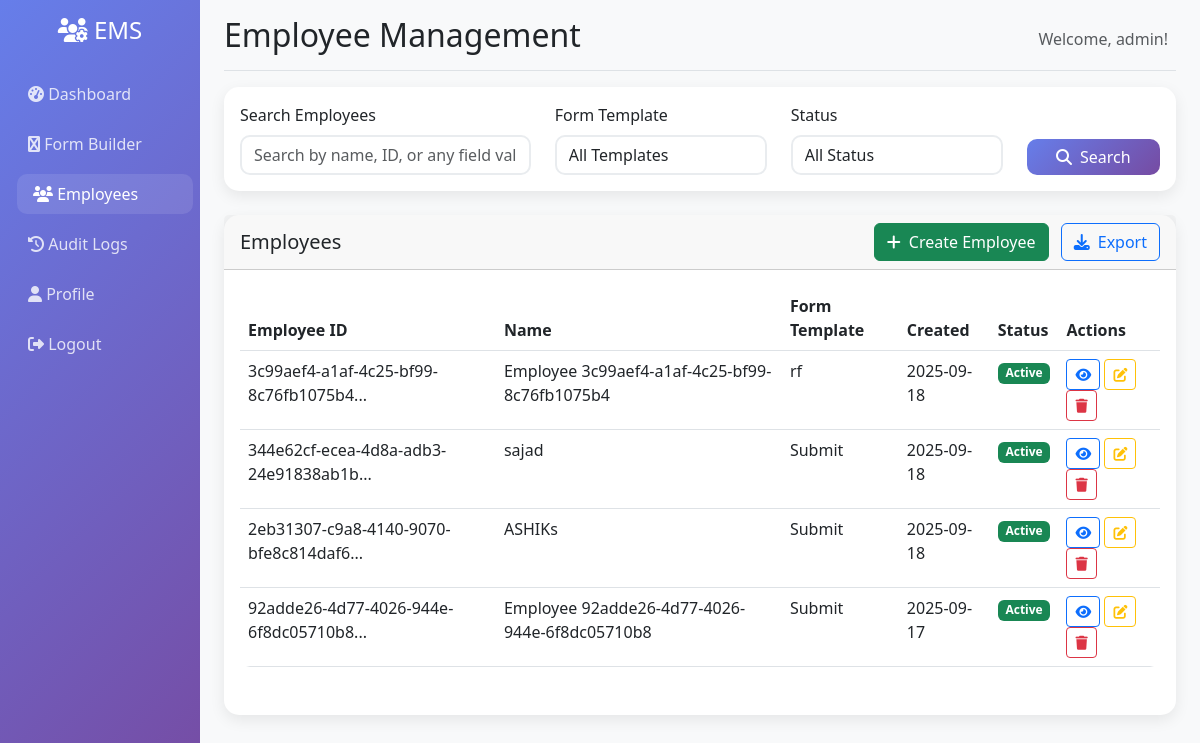
Screenshot of /employees/ (signed in) with the database file from the repository.
### api/models.py (models this page shows, shortened)
class Employee(models.Model):
    employee_id = models.UUIDField(default=uuid.uuid4, unique=True, editable=False)
    form_template = models.ForeignKey(FormTemplate, on_delete=models.CASCADE, related_name='employees')
    created_by = models.ForeignKey(User, on_delete=models.CASCADE, related_name='created_employees', null=True, blank=True)
    username = models.CharField(max_length=150, unique=True, blank=True, null=True)
    password = models.CharField(max_length=128, blank=True, null=True)  # Will store hashed password
    is_employee_active = models.BooleanField(default=True)
    last_login = models.DateTimeField(blank=True, null=True)
    created_at = models.DateTimeField(auto_now_add=True)
    updated_at = models.DateTimeField(auto_now=True)
    is_active = models.BooleanField(default=True)
    class Meta:
        ordering = ['-created_at']
    @property
    def employee_name(self):
        name_field = self.field_values.filter(field__field_name__icontains='name').first()
        if name_field:
            return name_field.value
        return f"Employee {self.employee_id}"

class FormTemplate(models.Model):
    FIELD_TYPES = [
        ('text', 'Text'),
        ('number', 'Number'),
        ('email', 'Email'),
        ('date', 'Date'),
        ('password', 'Password'),
        ('textarea', 'Text Area'),
        ('select', 'Select'),
        ('checkbox', 'Checkbox'),
        ('radio', 'Radio'),
        ('file', 'File Upload'),
    ]
    name = models.CharField(max_length=100)
    description = models.TextField(blank=True, null=True)
    created_by = models.ForeignKey(User, on_delete=models.CASCADE, related_name='form_templates')
    created_at = models.DateTimeField(auto_now_add=True)
    updated_at = models.DateTimeField(auto_now=True)
    is_active = models.BooleanField(default=True)
    class Meta:
        ordering = ['-created_at']

class EmployeeFieldValue(models.Model):
    employee = models.ForeignKey(Employee, on_delete=models.CASCADE, related_name='field_values')
    field = models.ForeignKey(FormField, on_delete=models.CASCADE, related_name='employee_values')
    value = models.TextField(blank=True, null=True)
    file_value = models.FileField(upload_to='employee_files/', blank=True, null=True)
    created_at = models.DateTimeField(auto_now_add=True)
    updated_at = models.DateTimeField(auto_now=True)
    class Meta:
        unique_together = ['employee', 'field']

### dashboard/views.py (the view)
# urls.py: path('employees/', views.employee_management, name='employee_management'),
@login_required
def employee_management(request):
    q = request.GET.get('search')
    form_template_id = request.GET.get('form_template')
    is_active = request.GET.get('is_active')
    employees = Employee.objects.all().select_related('form_template').prefetch_related('field_values')
    if q:
        employees = employees.filter(
            Q(field_values__value__icontains=q) |
            Q(employee_id__icontains=q)
        ).distinct()
    if form_template_id:
        employees = employees.filter(form_template_id=form_template_id)
    if is_active in ['true', 'false']:
        employees = employees.filter(is_active=(is_active == 'true'))
    employees = employees.order_by('-created_at')[:50]
    form_templates = FormTemplate.objects.order_by('name')
    return render(request, 'dashboard/employee_management.html', {
        'employees': employees,
        'form_templates': form_templates,
        'filters': {
            'search': q or '',
            'form_template': form_template_id or '',
            'is_active': is_active or ''
        }
    })

### dashboard/templates/dashboard/employee_management.html (shortened to what this page needs)
{% extends 'dashboard/base.html' %}
{% block page_title %}Employee Management{% endblock %}
{% block content %}
<div class="row mb-4">
    <div class="col-12">
        <div class="card">
            <div class="card-body">
                <form method="get">
                <div class="row">
                    <div class="col-md-4">
                        <label for="searchInput" class="form-label">Search Employees</label>
                        <input type="text" class="form-control" id="searchInput" name="search" value="{{ filters.search|default:'' }}" placeholder="Search by name, ID, or any field value">
                    </div>
                    <div class="col-md-3">
                        <label for="templateFilter" class="form-label">Form Template</label>
                        <select class="form-control" id="templateFilter" name="form_template">
                            <option value="">All Templates</option>
                        </select>
                    </div>
                    <div class="col-md-3">
                        <label for="statusFilter" class="form-label">Status</label>
                        <select class="form-control" id="statusFilter" name="is_active">
                            <option value="">All Status</option>
                        </select>
                    </div>
                    <div class="col-md-2 d-flex align-items-end">
                        <button type="submit" class="btn btn-primary w-100">
                            <i class="fas fa-search me-2"></i>Search
                        </button>
                    </div>
                </div>
                </form>
            </div>
        </div>
    </div>
</div>
<div class="row">
    <div class="col-12">
        <div class="card">
            <div class="card-header d-flex justify-content-between align-items-center">
                <h5 class="mb-0">Employees</h5>
                <div>
                    <a href="{% url 'employee_create' %}" class="btn btn-success me-2">
                        <i class="fas fa-plus me-2"></i>Create Employee
                    </a>
                    <a href="{% url 'employee_export' %}?search={{ filters.search|urlencode }}&form_template={{ filters.form_template|urlencode }}&is_active={{ filters.is_active|urlencode }}" class="btn btn-outline-primary">
                        <i class="fas fa-download me-2"></i>Export
                    </a>
                </div>
            </div>
            <div class="card-body">
                <div class="table-responsive">
                    <table class="table table-hover">
                        <thead>
                            <tr>
                                <th>Employee ID</th>
                                <th>Name</th>
                                <th>Form Template</th>
                                <th>Created</th>
                                <th>Status</th>
                                <th>Actions</th>
                            </tr>
                        </thead>
                        <tbody id="employeesTable">
                            {% if employees %}
                                {% for e in employees %}
                                <tr>
                                    <td>{{ e.employee_id|slice:":8" }}...</td>
                                    <td>{{ e.employee_name }}</td>
                                    <td>{{ e.form_template.name }}</td>
                                    <td>{{ e.created_at|date:'Y-m-d' }}</td>
                                    <td>
                                        <span class="badge {% if e.is_active %}bg-success{% else %}bg-secondary{% endif %}">
                                            {% if e.is_active %}Active{% else %}Inactive{% endif %}
                                        </span>
                                    </td>
                                    <td>
                                        <a class="btn btn-sm btn-outline-primary" href="{% url 'employee_detail' e.id %}" title="View">
                                            <i class="fas fa-eye"></i>
                                        </a>
                                        <a class="btn btn-sm btn-outline-warning" href="{% url 'employee_edit' e.id %}" title="Edit">
                                            <i class="fas fa-edit"></i>
                                        </a>
                                        <form method="post" action="{% url 'employee_detail' e.id %}" class="d-inline" onsubmit="return confirm('Delete this employee?');">
                                            <button type="submit" class="btn btn-sm btn-outline-danger" title="Delete">
                                                <i class="fas fa-trash"></i>
                                            </button>
                                        </form>
                                    </td>
                                </tr>
                                {% endfor %}
                            {% else %}
                                <tr>
                                    <td colspan="6" class="text-center">No employees found</td>
                            </tr>
                            {% endif %}
                        </tbody>
                    </table>
                </div>
            </div>
        </div>
    </div>
</div>
{% endblock %}

### dashboard/templates/dashboard/base.html (shortened to what this page needs)
<!DOCTYPE html>
<html lang="en">
<head>
    <link href="https://cdn.jsdelivr.net/npm/bootstrap@5.3.0/dist/css/bootstrap.min.css" rel="stylesheet">
    <link href="https://cdnjs.cloudflare.com/ajax/libs/font-awesome/6.4.0/css/all.min.css" rel="stylesheet">
</head>
<body>
    <div class="container-fluid">
        <div class="row">
            {% if user.is_authenticated %}
            <nav class="col-md-3 col-lg-2 d-md-block sidebar collapse">
                <div class="position-sticky pt-3">
                    <div class="text-center mb-4">
                        <h4 class="text-white">
                            <i class="fas fa-users-cog"></i> EMS
                        </h4>
                    </div>
                    <ul class="nav flex-column">
                        <li class="nav-item">
                            <a class="nav-link {% if request.resolver_match.url_name == 'dashboard' %}active{% endif %}" href="{% url 'dashboard' %}">
                                <i class="fas fa-tachometer-alt"></i> Dashboard
                            </a>
                        </li>
                        <li class="nav-item">
                            <a class="nav-link {% if request.resolver_match.url_name == 'form_builder' %}active{% endif %}" href="{% url 'form_builder' %}">
                                <i class="fas fa-wpforms"></i> Form Builder
                            </a>
                        </li>
                        <li class="nav-item">
                            <a class="nav-link {% if 'employee' in request.resolver_match.url_name %}active{% endif %}" href="{% url 'employee_management' %}">
                                <i class="fas fa-users"></i> Employees
                            </a>
                        </li>
                        <li class="nav-item">
                            <a class="nav-link {% if request.resolver_match.url_name == 'audit_logs' %}active{% endif %}" href="{% url 'audit_logs' %}">
                                <i class="fas fa-history"></i> Audit Logs
                            </a>
                        </li>
                        <li class="nav-item">
                            <a class="nav-link {% if request.resolver_match.url_name == 'profile' %}active{% endif %}" href="{% url 'profile' %}">
                                <i class="fas fa-user"></i> Profile
                            </a>
                        </li>
                        <li class="nav-item">
                            <a class="nav-link" href="#" onclick="logout()">
                                <i class="fas fa-sign-out-alt"></i> Logout
                            </a>
                        </li>
                    </ul>
                </div>
            </nav>
            {% endif %}
            <main class="{% if user.is_authenticated %}col-md-9 ms-sm-auto col-lg-10 px-md-4{% else %}col-12{% endif %} main-content">
                {% if user.is_authenticated %}
                <div class="d-flex justify-content-between flex-wrap flex-md-nowrap align-items-center pt-3 pb-2 mb-3 border-bottom">
                    <h1 class="h2">{% block page_title %}Dashboard{% endblock %}</h1>
                    <div class="btn-toolbar mb-2 mb-md-0">
                        <div class="btn-group me-2">
                            <span class="text-muted">Welcome, {{ user.username }}!</span>
                        </div>
                    </div>
                </div>
                {% endif %}
                {% block content %}{% endblock %}
            </main>
        </div>
    </div>
</body>
</html>

### dashboard/templates/dashboard/base.html (style rules this page uses)
.sidebar { min-height: 100vh; background: linear-gradient(135deg, #667eea 0%, #764ba2 100%); }
.sidebar .nav-link { color: rgba(255, 255, 255, 0.8); border-radius: 10px; margin: 5px 0; transition: all 0.3s ease; }
.sidebar .nav-link:hover, .sidebar .nav-link.active { color: white; background: rgba(255, 255, 255, 0.1); transform: translateX(5px); }
.main-content { background-color: #f8f9fa; min-height: 100vh; }
.card { border: none; border-radius: 15px; box-shadow: 0 5px 15px rgba(0, 0, 0, 0.08); transition: transform 0.3s ease; }
.btn-primary { background: linear-gradient(135deg, #667eea 0%, #764ba2 100%); border: none; border-radius: 10px; }
.form-control { border-radius: 10px; border: 2px solid #e9ecef; transition: border-color 0.3s ease; }
.table { border-radius: 10px; overflow: hidden; }

### rows the page displays
Employee: employee_id "3c99aef4-a1af-4c25-bf99-8c76fb1075b4", employee_name "Employee 3c99aef4-a1af-4c25-bf99-8c76fb1075b4", form_template.name "rf", created_at "2025-09-18", is_active "Active"
Employee: employee_id "344e62cf-ecea-4d8a-adb3-24e91838ab1b", employee_name "sajad", form_template.name "Submit", created_at "2025-09-18", is_active "Active"
Employee: employee_id "2eb31307-c9a8-4140-9070-bfe8c814daf6", employee_name "ASHIKs", form_template.name "Submit", created_at "2025-09-18", is_active "Active"
Employee: employee_id "92adde26-4d77-4026-944e-6f8dc05710b8", employee_name "Employee 92adde26-4d77-4026-944e-6f8dc05710b8", form_template.name "Submit", created_at "2025-09-17", is_active "Active"

### other values shown
{{ user.username }} "admin"
